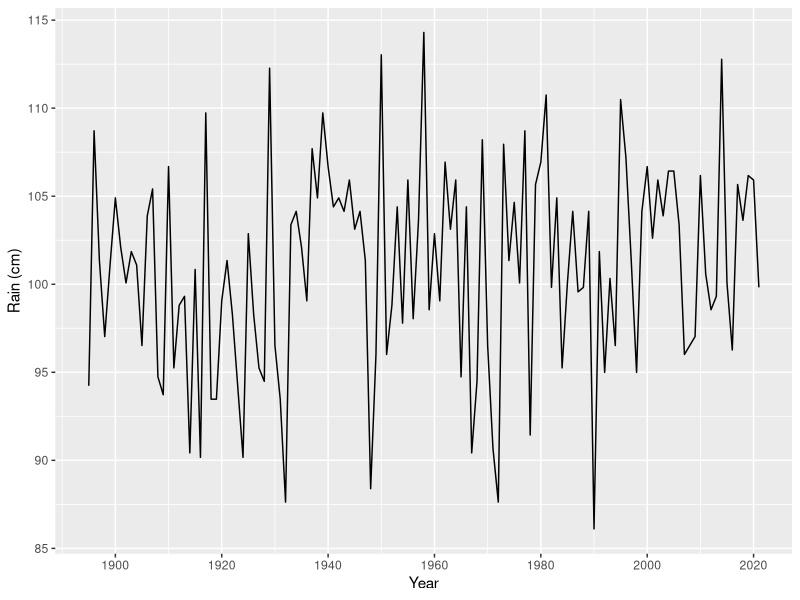
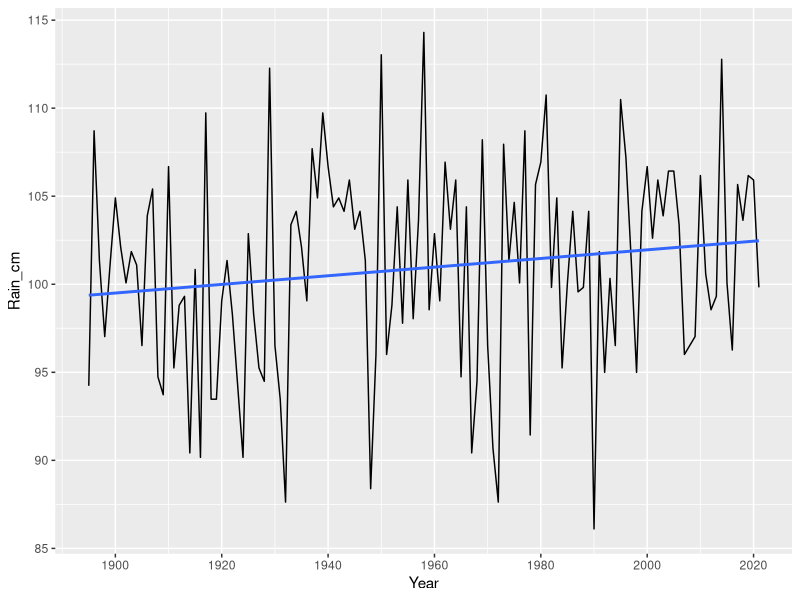

Write R code to recreate these figures, in order.
## ---- chunk 1
#| echo: true
#| output-location: slide
Rain.df <- readr::read_table(here::here("data", "NWCA_MonthlyRain.txt")) |>
  dplyr::select(Year, Rain_in = Dec) |>
  dplyr::mutate(Rain_cm = Rain_in * 2.54)

library(ggplot2)

ggplot(data = Rain.df,
       mapping = aes(x = Year, y = Rain_cm)) +
  geom_line() + scale_x_continuous(breaks = seq(1900, 2020, 20)) +
  ylab("Rain (cm)")
## ---- chunk 2
ggplot(data = Rain.df,
       mapping = aes(x = Year, y = Rain_cm)) +
  geom_line() + scale_x_continuous(breaks = seq(1900, 2020, 20)) +
  geom_smooth(method = lm, se = FALSE)
  ylab("Rain (cm)")
## ---- chunk 3
#| echo: true
lm(Rain_cm ~ Year, data = Rain.df)
